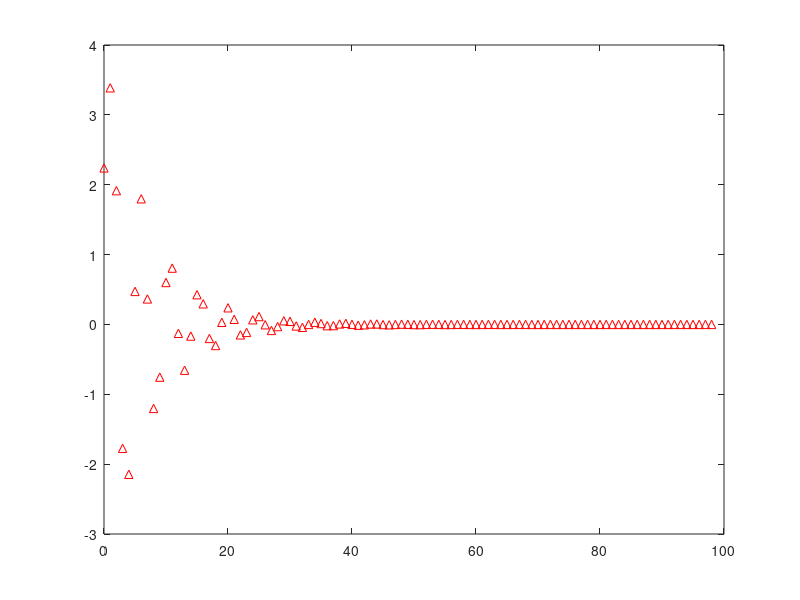
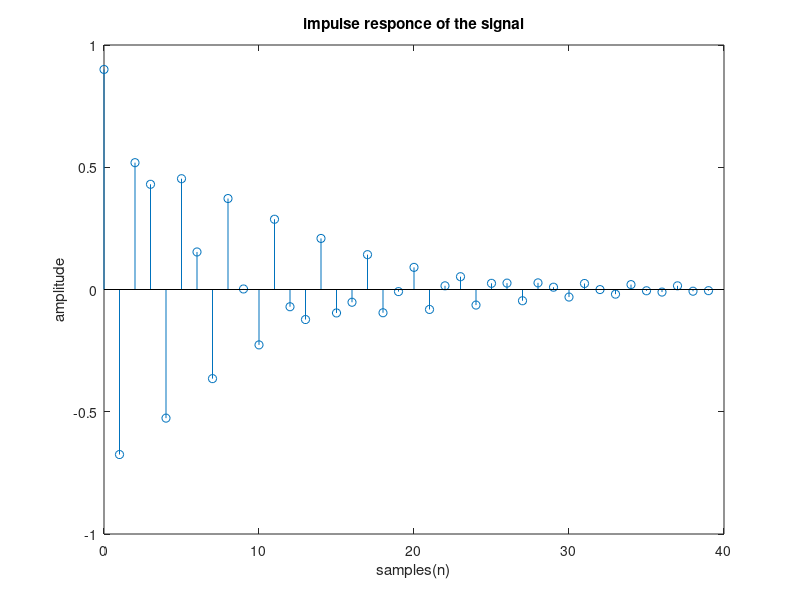
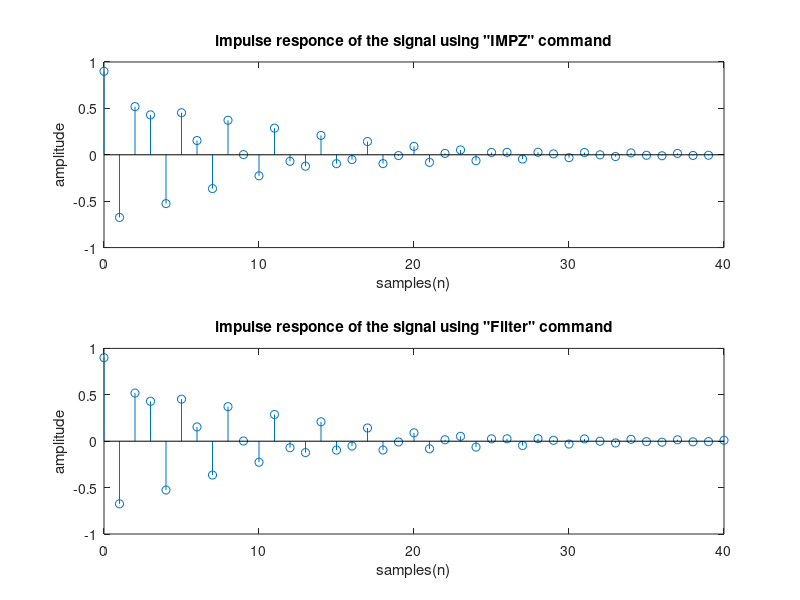
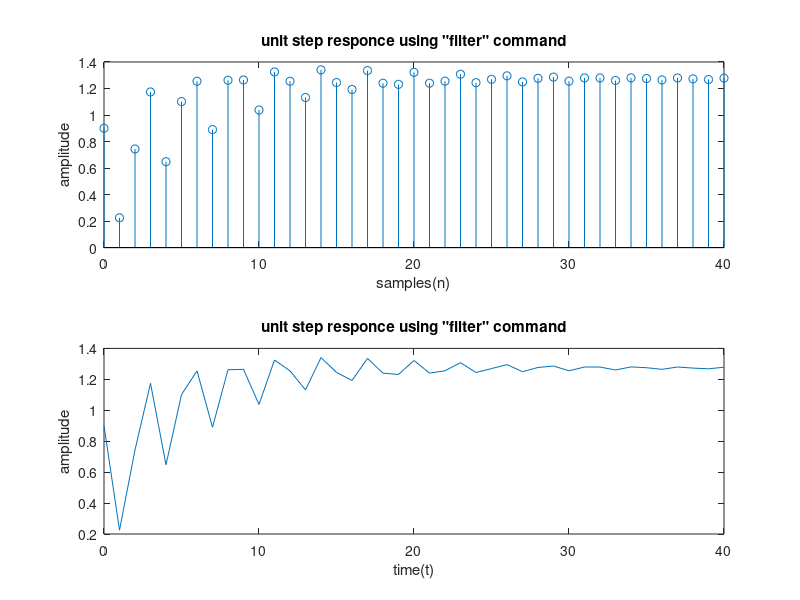

Recreate these plots in MATLAB, in order.
clc;
clear all;
close all;

%---Q1---
%   y[n] − 0.4y[n − 1] + 0.75y[n − 2] = 2.2403x[n] + 2.4908x[n − 1] + 2.2403x[n − 2]


num=[2.2403 2.4908 2.2403];
den=[1 -0.4 0.75];

impz(num,den);

%--end---

%---Q2---
%--y[n] + 0.71y[n − 1] − 0.46y[n − 1] − 0.62y[n − 3]= 0.9x[n] − 0.45x[n − 1] + 0.35x[n − 2] + 0.002x[n − 3]

num=[0.9 -0.45 0.35 0.002];
den=[1 0.25 0 -0.62];

[h,t]=impz(num,den,40);
figure;
stem(t,h)
title('impulse responce of the signal')
xlabel('samples(n)')
ylabel('amplitude')

%--end--



%---Q3---
num=[0.9 -0.45 0.35 0.002];
den=[1 0.25 0 -0.62];
n=0:40;
x=(n==0);%impulse signal lenth 40 samples

y=filter(num,den,x);
y=y(1:41);
n1=0:40;

figure;
subplot(2,1,1)
stem(t,h)
title('impulse responce of the signal using "IMPZ" command')
xlabel('samples(n)')
ylabel('amplitude')
subplot(2,1,2)
stem(n1,y)

title('impulse responce of the signal using "Filter" command')
xlabel('samples(n)')
ylabel('amplitude')
%--end--


%---Q4---
% unit stem responce for 40 samples

num=[0.9 -0.45 0.35 0.002];
den=[1 0.25 0 -0.62];
n=0:40;
x1=(n>=0);%unit step responce of  lenth 40 samples
y=filter(num,den,x1);
y=y(1:41);
n1=0:40;

figure;
subplot(2,1,1)
stem(n1,y)
title('unit step responce using "filter" command')
xlabel('samples(n)')
ylabel('amplitude')
subplot(2,1,2)
plot(n1,y)
title('unit step responce using "filter" command')
xlabel('time(t)')
ylabel('amplitude')
%--end--














